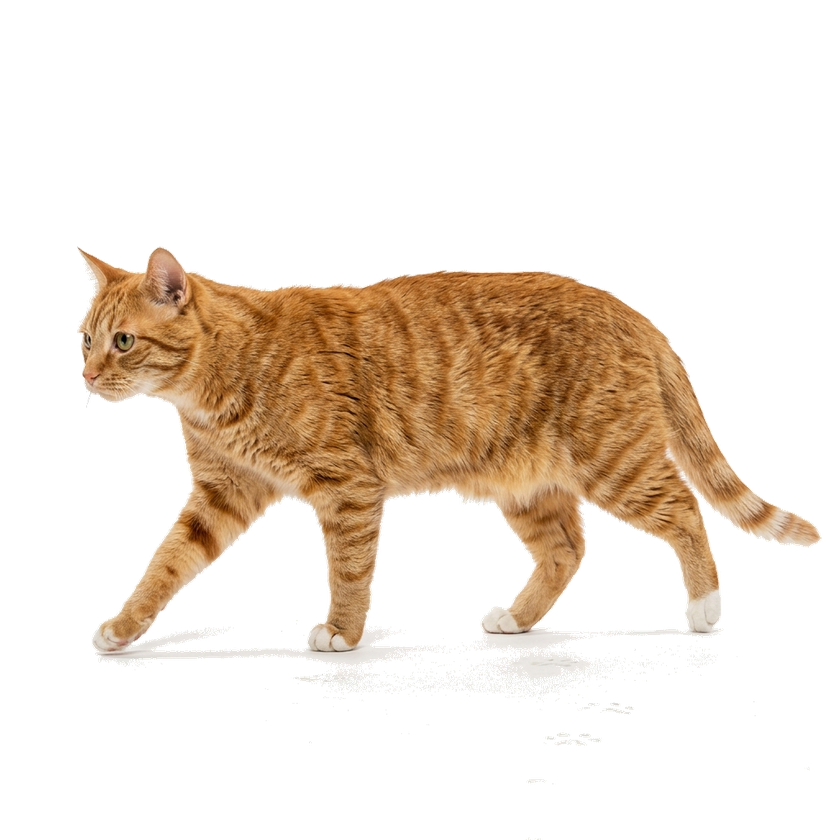
#> input picture images/cat_default.png, 840 x 840 px, shrunk from 1024 x 1024 before the run
$ python remove_bg.py
#> lines starting #> are read from the running program, lines starting #| are printed output that depends on the picture
import sys
from PIL import Image

def remove_white_bg(input_path, output_path, threshold=240):
#> called with input_path = 'images/cat_default.png', output_path = 'images/cat_default.png', threshold = 230
    try:
        img = Image.open(input_path).convert("RGBA")
#> img is the input picture: PIL image 840x840 RGBA; mean R, G, B, A 49.3, 37.8, 26.4, 62
        datas = img.getdata()

        newData = []
        for item in datas:
            # Change all white (also shades of whites)
            # pixels to transparent
            if item[0] > threshold and item[1] > threshold and item[2] > threshold:
                newData.append((255, 255, 255, 0))
            else:
                newData.append(item)
#> after the loop, newData = 705600 items

        img.putdata(newData)
        img.save(output_path, "PNG")
        print(f"Processed {input_path} -> {output_path}")
    except Exception as e:
        print(f"Error processing {input_path}: {e}")

if __name__ == "__main__":
    remove_white_bg('images/cat_default.png', 'images/cat_default.png', 230)
    remove_white_bg('images/cat_with_mouse.png', 'images/cat_with_mouse.png', 230)
#> call 2 of remove_white_bg, with input_path = 'images/cat_with_mouse.png', output_path = 'images/cat_with_mouse.png', threshold = 230
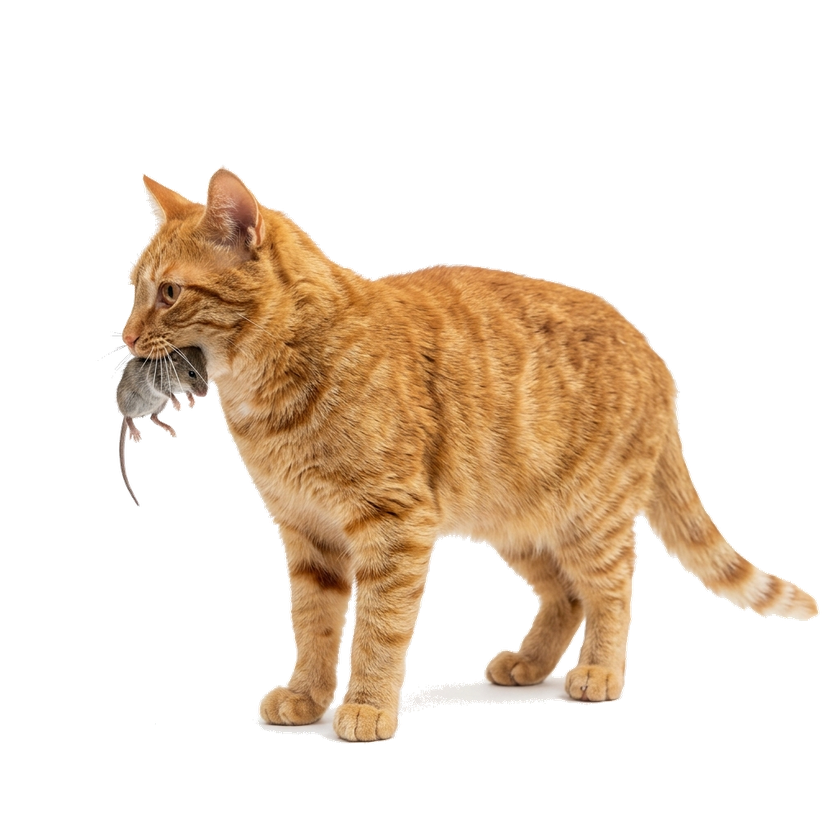
#> input picture images/cat_with_mouse.png, 840 x 840 px, shrunk from 1024 x 1024 before the run
#> in remove_white_bg, img is the input picture: PIL image 840x840 RGBA; mean R, G, B, A 55.5, 41.8, 27.8, 70.2
    remove_white_bg('images/mouse_tongue.png', 'images/mouse_tongue.png', 230)
#> call 3 of remove_white_bg, with input_path = 'images/mouse_tongue.png', output_path = 'images/mouse_tongue.png', threshold = 230
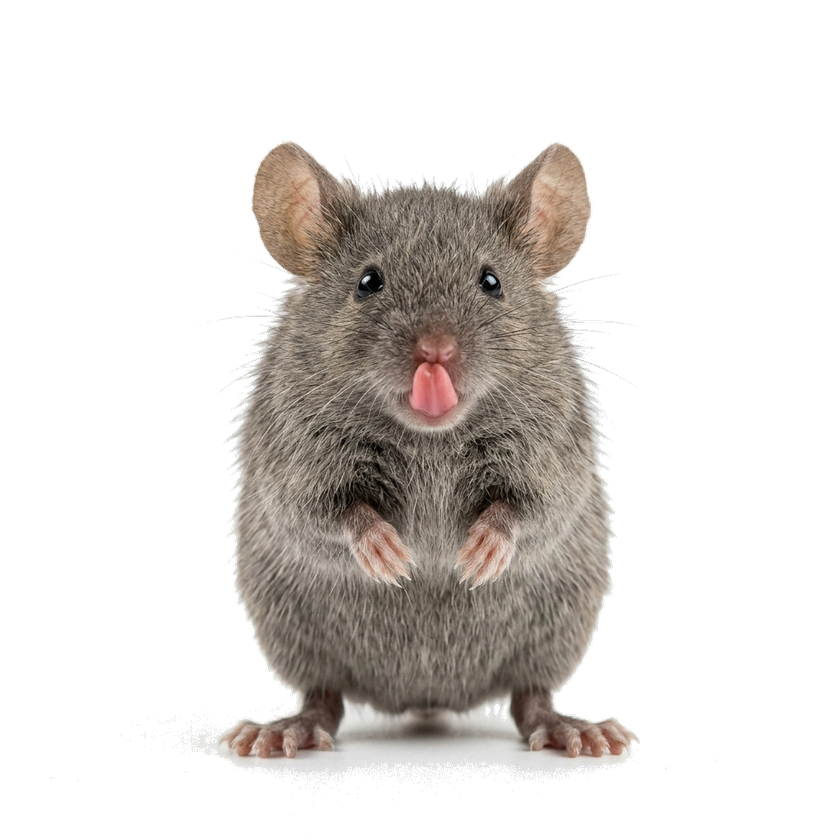
#> input picture images/mouse_tongue.png, 840 x 840 px, shrunk from 1024 x 1024 before the run
#> in remove_white_bg, img is the input picture: PIL image 840x840 RGBA; mean R, G, B, A 45.2, 41.5, 38.4, 75
